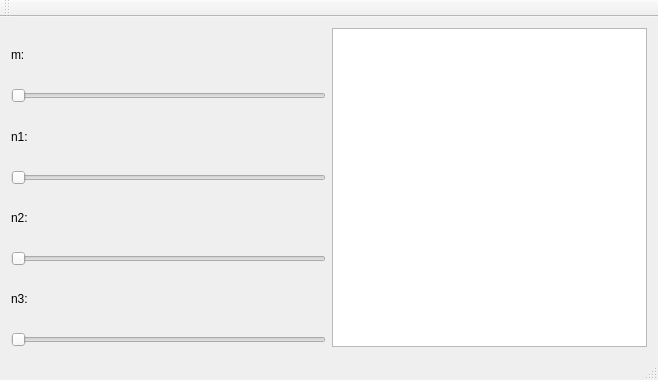
<?xml version="1.0" encoding="UTF-8"?>
<ui version="4.0">
 <class>MainWindow</class>
 <widget class="QMainWindow" name="MainWindow">
  <property name="geometry">
   <rect>
    <x>0</x>
    <y>0</y>
    <width>658</width>
    <height>380</height>
   </rect>
  </property>
  <property name="windowTitle">
   <string>MainWindow</string>
  </property>
  <widget class="QWidget" name="centralWidget">
   <layout class="QGridLayout" name="gridLayout">
    <item row="0" column="0">
     <layout class="QVBoxLayout" name="verticalLayout">
      <item>
       <widget class="QLabel" name="Label_m">
        <property name="text">
         <string>m: </string>
        </property>
       </widget>
      </item>
      <item>
       <widget class="QSlider" name="slider_m">
        <property name="orientation">
         <enum>Qt::Horizontal</enum>
        </property>
       </widget>
      </item>
      <item>
       <widget class="QLabel" name="Label_n1">
        <property name="text">
         <string>n1:</string>
        </property>
       </widget>
      </item>
      <item>
       <widget class="QSlider" name="Slider_n1">
        <property name="orientation">
         <enum>Qt::Horizontal</enum>
        </property>
       </widget>
      </item>
      <item>
       <widget class="QLabel" name="Label_n2">
        <property name="text">
         <string>n2:</string>
        </property>
       </widget>
      </item>
      <item>
       <widget class="QSlider" name="Slider_n2">
        <property name="orientation">
         <enum>Qt::Horizontal</enum>
        </property>
       </widget>
      </item>
      <item>
       <widget class="QLabel" name="Label_n3">
        <property name="text">
         <string>n3:</string>
        </property>
       </widget>
      </item>
      <item>
       <widget class="QSlider" name="Slider_n3">
        <property name="orientation">
         <enum>Qt::Horizontal</enum>
        </property>
       </widget>
      </item>
     </layout>
    </item>
    <item row="0" column="2">
     <widget class="QGraphicsView" name="gielisScene"/>
    </item>
   </layout>
  </widget>
  <widget class="QToolBar" name="mainToolBar">
   <attribute name="toolBarArea">
    <enum>TopToolBarArea</enum>
   </attribute>
   <attribute name="toolBarBreak">
    <bool>false</bool>
   </attribute>
  </widget>
  <widget class="QStatusBar" name="statusBar"/>
 </widget>
 <layoutdefault spacing="6" margin="11"/>
 <resources/>
 <connections/>
</ui>
